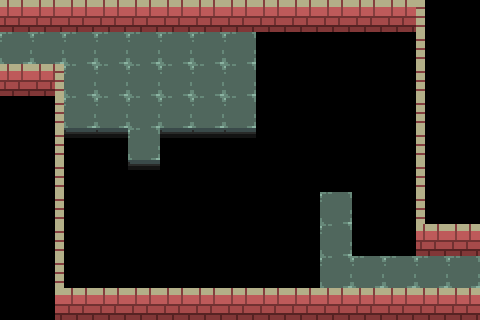

This game map was drawn from its Tiled (.tmx) file and the tilesets committed beside it. A one-line description and the full map source follow:
An orthogonal 15x10 tile map with 32x32 px tiles, 3 tile layers (walls, ground, death) and 4 objects (2x connection, platform, pressure).

<map version="1.0" tiledversion="1.0.3" orientation="orthogonal" renderorder="right-down" width="15" height="10" tilewidth="32" tileheight="32" nextobjectid="20">
 <tileset firstgid="1" source="tower-tileset.tsx" />
 <layer name="walls" width="15" height="10">
  <data encoding="csv">
12,12,12,12,12,12,12,12,12,12,12,12,12,15,0,
2,0,0,0,0,0,0,0,0,0,0,0,0,15,0,
12,23,0,0,0,0,0,0,0,0,0,0,0,15,0,
0,14,0,0,0,0,0,0,0,0,0,0,0,15,0,
0,14,0,0,0,0,0,0,0,0,0,0,0,15,0,
0,14,0,0,0,0,0,0,0,0,0,0,0,15,0,
0,14,0,0,0,0,0,0,0,0,0,0,0,15,0,
0,14,0,0,0,0,0,0,0,0,0,0,0,12,12,
0,14,0,0,0,0,0,0,0,0,0,0,0,0,2,
0,24,12,12,12,12,12,12,12,12,12,12,12,12,12
</data>
 </layer>
 <layer name="ground" width="15" height="10">
  <data encoding="csv">
0,0,0,0,0,0,0,0,0,0,0,0,0,0,0,
0,2,2,2,2,2,2,2,0,0,0,0,0,0,0,
0,0,2,2,2,2,2,2,0,0,0,0,0,0,0,
0,0,2,2,2,2,2,2,0,0,0,0,0,0,0,
0,0,0,0,2,0,0,0,0,0,0,0,0,0,0,
0,0,0,0,0,0,0,0,0,0,0,0,0,0,0,
0,0,0,0,0,0,0,0,0,0,2,0,0,0,0,
0,0,0,0,0,0,0,0,0,0,2,0,0,0,0,
0,0,0,0,0,0,0,0,0,0,2,2,2,2,0,
0,0,0,0,0,0,0,0,0,0,0,0,0,0,0
</data>
 </layer>
 <layer name="death" width="15" height="10">
  <data encoding="csv">
0,0,0,0,0,0,0,0,0,0,0,0,0,0,0,
0,0,0,0,0,0,0,0,4,4,4,4,4,0,0,
0,0,0,0,0,0,0,0,4,4,4,4,4,0,0,
0,0,0,0,0,0,0,0,4,4,4,4,4,0,0,
0,0,3,3,0,3,3,3,4,4,4,4,4,0,0,
0,0,4,4,3,4,4,4,4,4,4,4,4,0,0,
0,0,4,4,4,4,4,4,4,4,0,4,4,0,0,
0,0,4,4,4,4,4,4,4,4,0,4,4,0,0,
0,0,4,4,4,4,4,4,4,4,0,0,0,0,0,
0,0,0,0,0,0,0,0,0,0,0,0,0,0,0
</data>
 </layer>
 <objectgroup name="objects">
  <object id="9" name="29" type="connection" x="32" y="32" width="32" height="32">
   <properties>
    <property name="to" value="28" />
   </properties>
  </object>
  <object id="10" name="30" type="connection" x="416" y="256" width="32" height="32">
   <properties>
    <property name="to" value="31" />
   </properties>
  </object>
  <object id="17" type="platform" x="128" y="160" width="32" height="32">
   <properties>
    <property name="isActive" value="false" />
    <property name="movex" value="6" />
    <property name="switch" value="a" />
   </properties>
  </object>
  <object id="18" type="pressure" x="192" y="64" width="32" height="32">
   <properties>
    <property name="isSwitch" value="true" />
    <property name="switch" value="a" />
   </properties>
  </object>
 </objectgroup>
</map>
